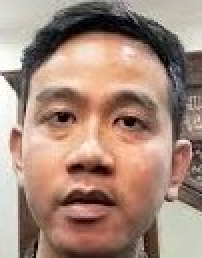
#> input picture dataset/gibran/gibran1.jpg, 101 x 129 px, found by its file name (shown 2 times larger); its folder holds only this picture in this run
$ python pca_model.py
#> lines starting #> are read from the running program, lines starting #| are printed output that depends on the picture
import cv2
import numpy as np
import os
from sklearn.decomposition import PCA
from sklearn.metrics.pairwise import cosine_similarity

# =====================================================
# KONFIGURASI
# =====================================================
IMG_SIZE = (100, 100)

# Variabel global model PCA
pca_model = None

# =====================================================
# 1. DETEKSI DAN PREPROCESSING WAJAH
# =====================================================
def detect_and_crop_face(image_path):
    """
    Mendeteksi wajah dari gambar menggunakan Haar Cascade,
    kemudian melakukan preprocessing.
    """

    img = cv2.imread(image_path)
#> img is the input picture: shape (129, 101, 3); mean B, G, R 123.2, 137.6, 165.8

    if img is None:
        raise ValueError(f"Gambar tidak ditemukan: {image_path}")

    gray = cv2.cvtColor(img, cv2.COLOR_BGR2GRAY)
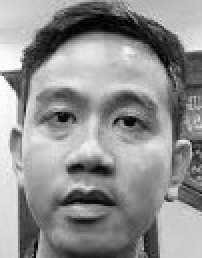
#> gray: shape (129, 101) (shown 2 times larger); min 0, max 255, mean 144.4

    face_cascade = cv2.CascadeClassifier(
        cv2.data.haarcascades +
        "haarcascade_frontalface_default.xml"
    )

    faces = face_cascade.detectMultiScale(
        gray,
        scaleFactor=1.1,
        minNeighbors=5
    )
#> faces = [[4, 23, 90, 90]]

    if len(faces) == 0:
        raise ValueError(f"Wajah tidak terdeteksi pada gambar: {image_path}")

    x, y, w, h = faces[0]
#> x = 4; y = 23; w = 90; h = 90

    face_crop = gray[y:y+h, x:x+w]
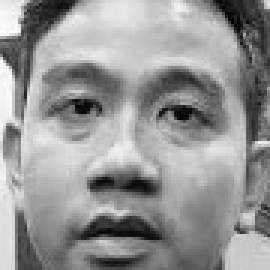
#> face_crop: shape (90, 90) (shown 3 times larger); min 2, max 254, mean 149.5

    face_resized = cv2.resize(face_crop, IMG_SIZE)
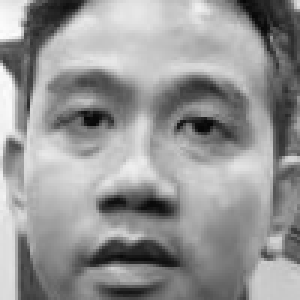
#> face_resized: shape (100, 100) (shown 3 times larger); min 6, max 252, mean 149.3

    face_normalized = face_resized / 255.0

    return face_normalized.flatten()


# =====================================================
# 2. MEMBACA DATASET
# =====================================================
def load_dataset(dataset_path):

    X = []
    labels = []

    for person_name in os.listdir(dataset_path):

        person_folder = os.path.join(dataset_path, person_name)

        if not os.path.isdir(person_folder):
            continue

        for filename in os.listdir(person_folder):

            if filename.lower().endswith((".jpg", ".jpeg", ".png")):

                image_path = os.path.join(person_folder, filename)

                try:

                    vector = detect_and_crop_face(image_path)
#> vector = 10000 values, max 0.988 at index 1100, min 0.0235 at index 81, mean 0.586

                    X.append(vector)

                    labels.append(person_name)

                except ValueError as e:

                    print(f"Melewati {filename}: {e}")
#> pass 2 of the loop in load_dataset, `for person_name in os.listdir(dataset_path):`:
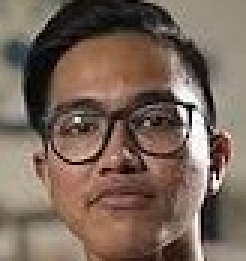
#> input picture dataset/kaesang/kaesang1.jpg, 82 x 87 px, found by its file name (shown 3 times larger)
#> in detect_and_crop_face, img is the input picture: shape (87, 82, 3); mean B, G, R 89.5, 101.9, 120.7
#> in detect_and_crop_face (call 2), `gray = cv2.cvtColor(img, cv2.COLOR_BGR2GRAY)`:
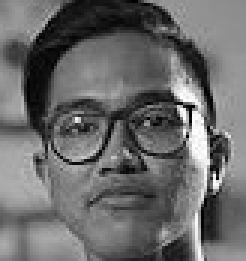
#> gray: shape (87, 82) (shown 3 times larger); min 0, max 255, mean 106.1
#> faces = [[9, 15, 62, 62]]
#> x = 9; y = 15; w = 62
#> face_crop: shape (62, 62)
#> in detect_and_crop_face (call 2), `face_resized = cv2.resize(face_crop, IMG_SIZE)`:
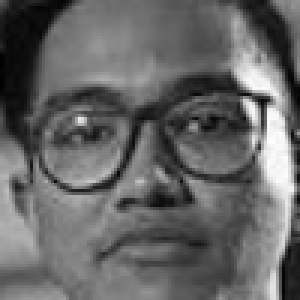
#> face_resized: shape (100, 100) (shown 3 times larger); min 1, max 254, mean 101.7
#> vector = 10000 values, max 0.996 at index 4790, min 0.00392 at index 2000, mean 0.399

    return np.array(X), np.array(labels)


# =====================================================
# 3. TRAINING PCA
# =====================================================
def train_pca_model(dataset_path):

    print("=========================================")
    print("MEMUAT DATASET")
    print("=========================================")

    X_train, labels = load_dataset(dataset_path)

    if len(X_train) == 0:
        raise ValueError(
            f"Tidak ada wajah yang berhasil diproses dari folder:\n{dataset_path}"
        )

    print(f"Jumlah gambar : {len(X_train)}")
#| Jumlah gambar : 2

    n_components = min(50, len(X_train))
#> n_components = 2

    pca = PCA(n_components=n_components)

    X_pca = pca.fit_transform(X_train)
#> X_pca = [[15.93, -5.63e-14], [-15.93, -5.63e-14]]

    print("Training PCA selesai")

    print(
        f"Total Variance : {np.sum(pca.explained_variance_ratio_):.4f}"
    )
#| Total Variance : 1.0000

    return pca


# =====================================================
# 4. INISIALISASI MODEL
# =====================================================
def initialize_model(dataset_path):
    """
    Fungsi ini dipanggil SATU KALI
    saat aplikasi Streamlit dijalankan.
    """

    global pca_model

    if pca_model is None:

        pca_model = train_pca_model(dataset_path)

    return pca_model


# =====================================================
# 5. MEMBANDINGKAN WAJAH
# =====================================================
def compare_faces(image_path_1,
                  image_path_2,
                  pca_model,
                  threshold=0.75):

    try:

        face_1 = detect_and_crop_face(image_path_1)
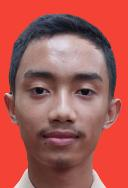
#> input picture s3.jpeg, 128 x 188 px, found by its file name
#> in detect_and_crop_face, img is the input picture: shape (188, 128, 3); mean B, G, R 83.6, 88.6, 170.7
#> in detect_and_crop_face (call 3), `gray = cv2.cvtColor(img, cv2.COLOR_BGR2GRAY)`:
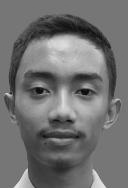
#> gray: shape (188, 128); min 4, max 234, mean 112.6
#> in detect_and_crop_face (call 3), `faces = face_cascade.detectMultiScale( gray, scaleFactor=1.1, minNeigh..`: faces = [[7, 44, 112, 112]]
#> in detect_and_crop_face (call 3), `x, y, w, h = faces[0]`: x = 7; y = 44; w = 112
#> in detect_and_crop_face (call 3), `face_crop = gray[y:y+h, x:x+w]`:
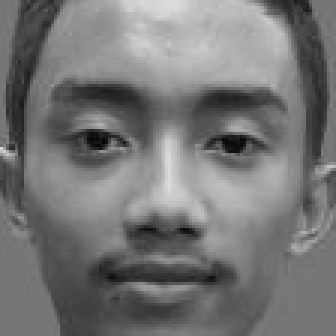
#> face_crop: shape (112, 112) (shown 3 times larger); min 4, max 222, mean 117.8
#> face_1 = 10000 values, max 0.867 at index 151, min 0.0235 at index 4267, mean 0.461

        face_2 = detect_and_crop_face(image_path_2)
#> face_2 has the same summary as face_1

    except ValueError as e:

        return None, str(e)

    face_1 = face_1.reshape(1, -1)

    face_2 = face_2.reshape(1, -1)

    face_1_pca = pca_model.transform(face_1)
#> face_1_pca = [[0.988, -0.189]]

    face_2_pca = pca_model.transform(face_2)
#> face_2_pca = [[0.988, -0.189]]

    similarity = cosine_similarity(
        face_1_pca,
        face_2_pca
    )[0][0]
#> similarity = 1

    if similarity >= threshold:

        result = "Mirip"

    else:

        result = "Tidak Mirip"

    return similarity, result


# =====================================================
# 6. FUNGSI KHUSUS UNTUK STREAMLIT
# =====================================================
def compare_uploaded_images(image_path_1,
                            image_path_2,
                            threshold=0.75):
    """
    Streamlit cukup memanggil fungsi ini.
    """

    global pca_model

    if pca_model is None:

        raise ValueError(
            "Model PCA belum diinisialisasi.\n"
            "Jalankan initialize_model(dataset_path) terlebih dahulu."
        )

    return compare_faces(
        image_path_1,
        image_path_2,
        pca_model,
        threshold
    )


# =====================================================
# 7. TEST DARI TERMINAL
# =====================================================
if __name__ == "__main__":

    folder_dataset = r"D:\TEKNIK_INFORMATIKA\SEMESTER 2\ALJABAR LINEAR\UAS\dataset"

    initialize_model(folder_dataset)

    path_wajah_1 = r"D:\TEKNIK_INFORMATIKA\SEMESTER 2\ALJABAR LINEAR\UAS\s3.jpeg"

    path_wajah_2 = r"D:\TEKNIK_INFORMATIKA\SEMESTER 2\ALJABAR LINEAR\UAS\s3.jpeg"

    similarity_score, status = compare_uploaded_images(
        path_wajah_1,
        path_wajah_2,
        threshold=0.75
    )
#> similarity_score = 1; status = 'Mirip'

    print("\n==============================")

    print("HASIL PERBANDINGAN")

    print("==============================")

    if similarity_score is not None:

        print(f"Gambar 1     : {path_wajah_1}")

        print(f"Gambar 2     : {path_wajah_2}")

        print(f"Similarity   : {similarity_score:.4f}")
#| Similarity   : 1.0000

        print(f"Status       : {status}")
#| Status       : Mirip

    else:

        print(status)

    print("==============================")
